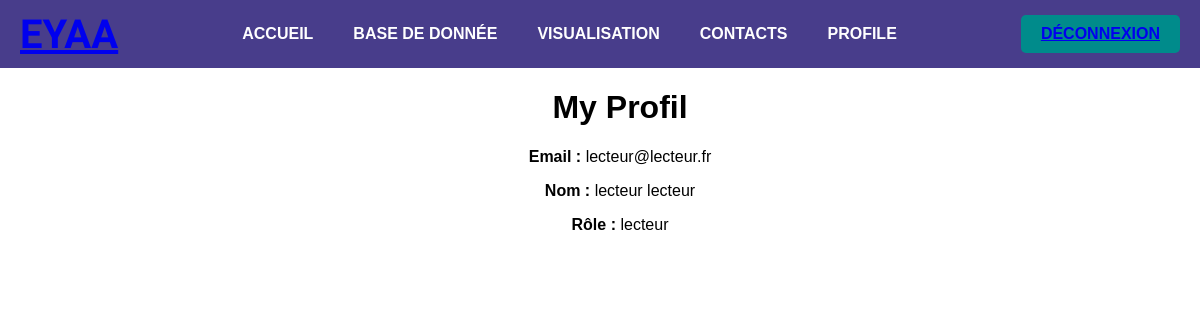
The page /profile/ (signed in) on the database its author committed.
### core/models.py (models this page shows, shortened)
class CustomUser(AbstractUser):
    username = None
    email = models.EmailField(unique=True)
    role = models.CharField(max_length=20, choices=ROLE_CHOICES, default="lecteur")
    USERNAME_FIELD = "email"
    REQUIRED_FIELDS = ["first_name", "last_name"]

### core/views.py (the view)
# urls.py: path("profile/", views.profile, name="profile"),
@login_required
def profile(request):
    return render(request, "core/profile.html")

### core/templates/core/profile.html (shortened to what this page needs)
{% extends "core/base.html" %}
{% load static %}
{% block content %}
<link rel="stylesheet" href="{% static 'core/style.css' %}">
<div class="contacts">
    <ul style="color: black;">
        <h1>My Profil</h1>
        <p><strong>Email :</strong> {{ user.email }}</p>
        <p><strong>Nom :</strong> {{ user.first_name }} {{ user.last_name }}</p>
        <p><strong>Rôle :</strong> {{ user.role }}</p>
    </ul>
</div>
    {% endblock %}

### core/static/core/style.css (style rules this page uses)
body, html { margin: 0; padding: 0; font-family: Avantgarde, sans-serif; height: 100vh; }
.contacts ul { text-align: center; list-style: none; }

### rows shown on the page
CustomUser: email "lecteur@lecteur.fr", first_name "lecteur", last_name "lecteur", role "lecteur"
